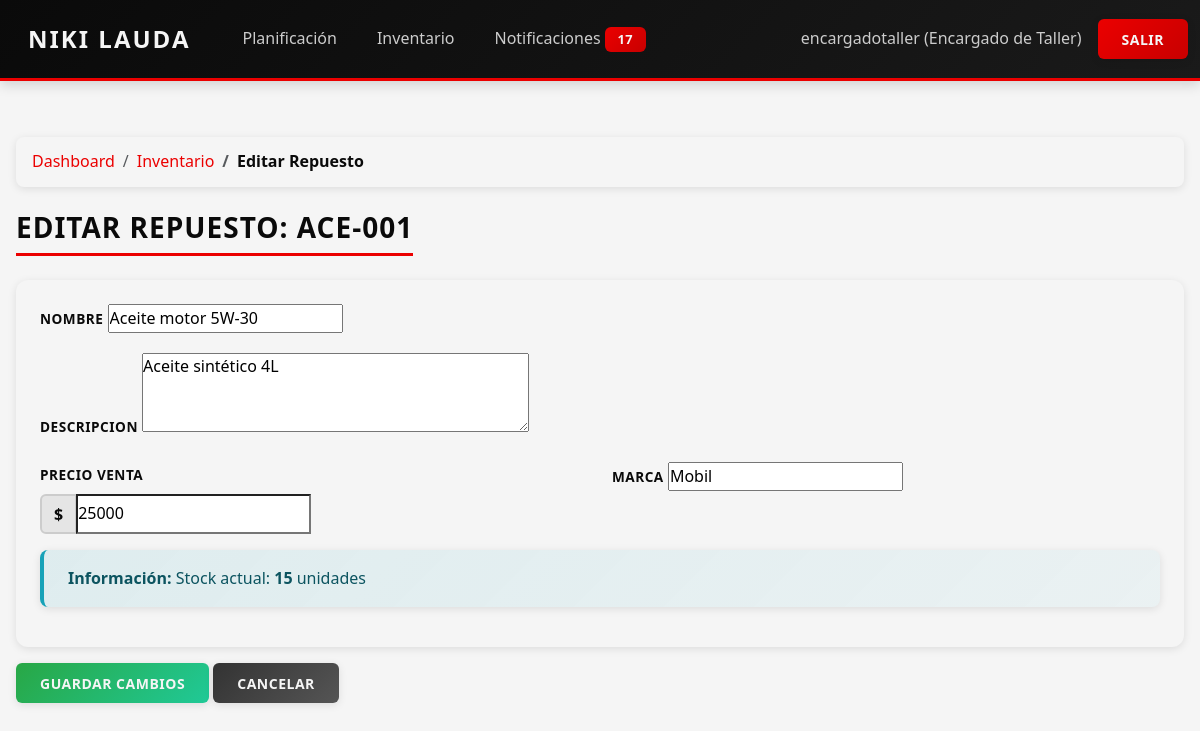
Before: /inventario/repuesto/5/editar/ (signed in) with the older database file.
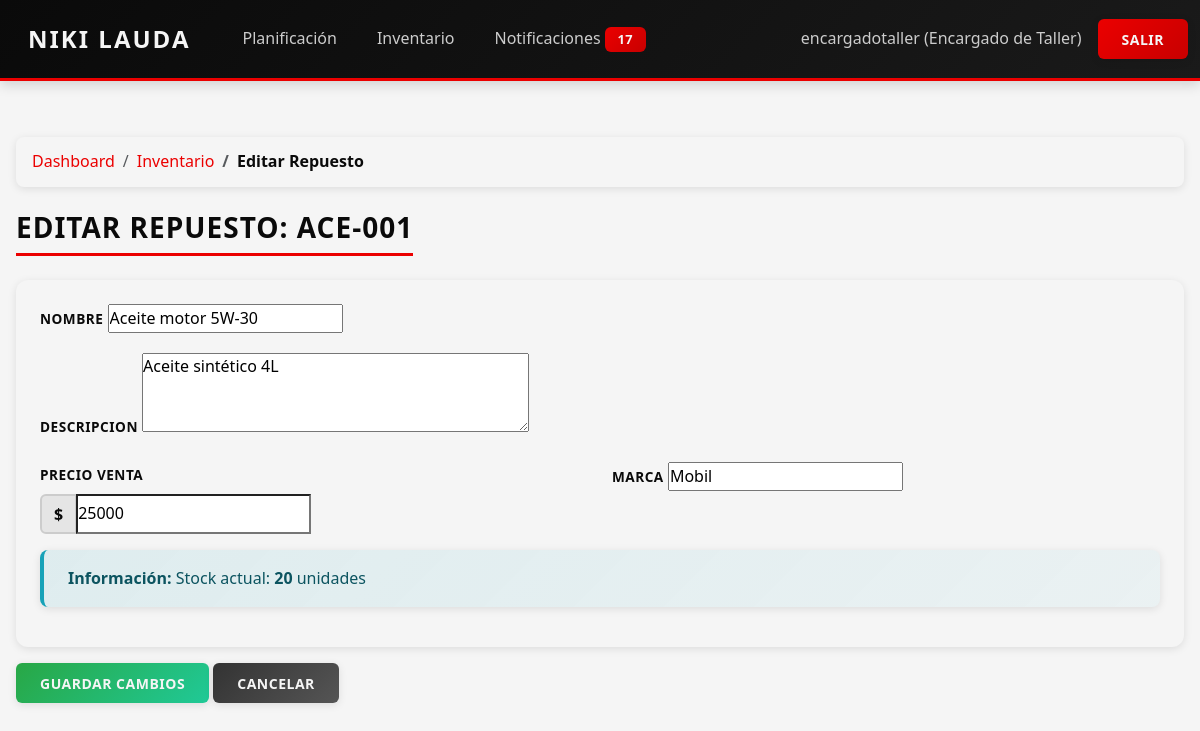
After: the same page with the newer database file.
### core/models.py (models this page shows, shortened)
class Repuesto(models.Model):
    ESTADO_CHOICES = [
        ("DISPONIBLE", "Disponible"),
        ("AGOTADO", "Agotado"),
        ("DESCONTINUADO", "Descontinuado"),
    ]
    codigo = models.CharField(max_length=50, unique=True)
    nombre = models.CharField(max_length=150)
    descripcion = models.TextField(blank=True, null=True)
    marca = models.CharField(max_length=100, blank=True, null=True)
    fabricante = models.CharField(max_length=100, blank=True, null=True)
    modelo_compatible = models.CharField(max_length=150, blank=True, null=True)
    compatibilidad = models.CharField(
        max_length=200,
        blank=True,
        null=True,
        help_text="Descripción general de compatibilidad."
    )
    stock = models.PositiveIntegerField(default=0)
    ubicacion_bodega = models.CharField(max_length=100, blank=True, null=True)
    precio_compra = models.PositiveIntegerField()
    precio_venta = models.PositiveIntegerField()
    fecha_ingreso = models.DateField()
    proveedor = models.ForeignKey(Proveedor, on_delete=models.SET_NULL, null=True, blank=True)
    estado = models.CharField(max_length=20, choices=ESTADO_CHOICES, default="DISPONIBLE")

### core/views.py (the view)
# urls.py: path("inventario/repuesto/<int:id>/editar/", views.editar_repuesto, name="editar_repuesto"),
@login_required
@requiere_rol("ENCARGADO_BODEGA", "ENCARGADO_TALLER")
def editar_repuesto(request, id):
    repuesto = get_object_or_404(Repuesto, id=id)
    if request.method == "POST":
        form = EditarRepuestoForm(request.POST, instance=repuesto)
        if form.is_valid():
            form.save()
            messages.success(request, "Repuesto actualizado.")
            return redirect("inventario")
    else:
        form = EditarRepuestoForm(instance=repuesto)
    return render(request, "core/inventario/editar_repuesto.html", {
        "repuesto": repuesto,
        "form": form,
    })

### core/forms.py
class EditarRepuestoForm(forms.ModelForm):
    class Meta:
        model = Repuesto
        fields = ("nombre", "descripcion", "precio_venta", "marca")
        widgets = {
            "descripcion": forms.Textarea(attrs={"rows": 3}),
            "precio_venta": forms.NumberInput(attrs={"min": 0}),
        }

### core/context_processors.py (called while the page is built)
def notificaciones(request):
    context = {
        'notif_no_leidas': 0,
    }
    if request.user.is_authenticated:
        try:
            perfil = request.user.perfilusuario
            context['notif_no_leidas'] = perfil.notificaciones_recibidas.filter(leida=False).count()
        except (PerfilUsuario.DoesNotExist, AttributeError):
            pass
    return context

### core/templates/core/inventario/editar_repuesto.html (shortened to what this page needs)
{% extends "core/base.html" %}
{% block content %}
<nav aria-label="breadcrumb" class="mb-3">
    <ol class="breadcrumb">
        <li class="breadcrumb-item"><a href="{% url 'dashboard' %}">Dashboard</a></li>
        <li class="breadcrumb-item"><a href="{% url 'inventario' %}">Inventario</a></li>
        <li class="breadcrumb-item active">Editar Repuesto</li>
    </ol>
</nav>
<h3>Editar Repuesto: {{ repuesto.codigo }}</h3>
<form method="POST">
    <div class="card mb-3">
        <div class="card-body">
            <div class="mb-3">
                <label for="{{ form.nombre.id_for_label }}" class="form-label">{{ form.nombre.label }}</label>
                {{ form.nombre }}
            </div>
            <div class="mb-3">
                <label for="{{ form.descripcion.id_for_label }}" class="form-label">{{ form.descripcion.label }}</label>
                {{ form.descripcion }}
            </div>
            <div class="row">
                <div class="col-md-6 mb-3">
                    <label for="{{ form.precio_venta.id_for_label }}" class="form-label">{{ form.precio_venta.label }}</label>
                    <div class="input-group">
                        <span class="input-group-text">$</span>
                        {{ form.precio_venta }}
                    </div>
                </div>
                <div class="col-md-6 mb-3">
                    <label for="{{ form.marca.id_for_label }}" class="form-label">{{ form.marca.label }}</label>
                    {{ form.marca }}
                </div>
            </div>
            <div class="alert alert-info">
                <strong>Información:</strong> Stock actual: <strong>{{ repuesto.stock }}</strong> unidades
            </div>
        </div>
    </div>
    <button type="submit" class="btn btn-success">Guardar Cambios</button>
    <a href="{% url 'inventario' %}" class="btn btn-secondary">Cancelar</a>
</form>
{% endblock %}

Changed rows visible on the page:
changed Repuesto "ACE-001": stock "15" → "20"
